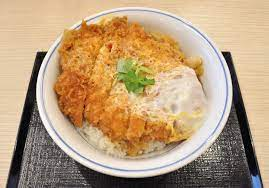
#> input picture ai_service/food_volume_estimation/food_volume_estimation/gadong.png, 269 x 188 px
$ python -i segment_detector.py   (imports and definitions only)   (older library calls are emulated)
#> lines starting #> are read from the running program, lines starting #| are printed output that depends on the picture; after the words box and inside, x2 and y2 are one past the last pixel; in counts of white or black regions, pixels touching at a corner belong together
#> further down, picture is the input picture: shape (188, 269, 3); mean B, G, R 125.1, 158.7, 186.5
import cv2
import numpy as np

from .segment import Segment


class SegmentDetector(object):
    MAIN_CLASS_13 = 1
    MAIN_CLASS_24 = 2

    CONVEXITY_UPWARD = 1
    CONVEXITY_DOWNWARD = 2

    def __init__(self):
        pass

    # [108 lines left out: functions _trace_segment, _decide_convexity, not called in this run]

    @classmethod
    def _truncate_edge_gradient_direction(cls, direction):
        if direction > np.pi / 2:
            return direction - np.pi
        elif direction < -np.pi / 2:
            return direction + np.pi

        return direction

    def detect(self, image):
        """Detects segment from image.

        Args:
            image: A gray scale image contains ellipse.

        Returns:
            A list of segments detected from image. The segments is divided into 4 classes.
        """

        # TODO: You should implement Canny edge detection for boost speed.

        # Detect edge by Canny edge detector
        image_gauss = cv2.GaussianBlur(src=image, ksize=(7, 7), sigmaX=2)
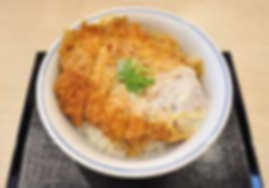
#> image_gauss: shape (188, 269, 3); mean B, G, R 125.1, 158.6, 186.4
        image_edge = cv2.Canny(image=image_gauss, threshold1=10, threshold2=120)
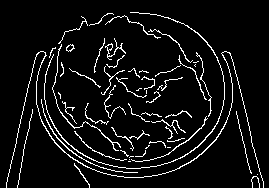
#> image_edge: shape (188, 269); 6.8% white in thin lines or dots, all inside (x1, y1, x2, y2) = (6, 12, 264, 188)

        # Compute pixel gradient direction by Sovel filter
        image_dx = cv2.Sobel(src=image_gauss, ddepth=cv2.CV_32FC1, dx=1, dy=0)
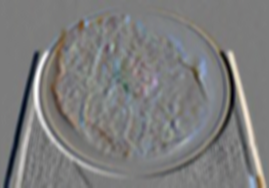
#> image_dx: shape (188, 269, 3) float32; mean B, G, R -0.3, -0.2, -0.1; drawn with min black and max white
        image_dy = cv2.Sobel(src=image_gauss, ddepth=cv2.CV_32FC1, dx=0, dy=1)
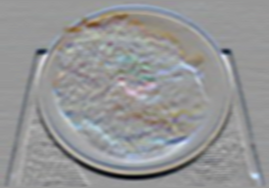
#> image_dy: shape (188, 269, 3) float32; mean B, G, R -4, -5.7, -6.9; drawn with min black and max white

        image_dir = np.arctan2(image_dy, image_dx)
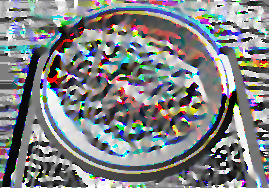
#> image_dir: shape (188, 269, 3) float32; mean B, G, R 0.144, 0.088, 0.0184; drawn with min black and max white
        truncate = np.vectorize(SegmentDetector._truncate_edge_gradient_direction)
        image_dir = truncate(image_dir)
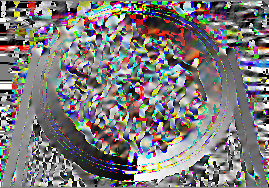
#> image_dir: shape (188, 269, 3) float32; mean B, G, R -0.0653, -0.0643, -0.0302; drawn with min black and max white

        # Divide edge image to 2 class by pixel gradient direction
        image_13 = np.zeros(shape=image.shape, dtype=np.uint8)  # Edge gradient is upward to the right
        image_24 = np.zeros(shape=image.shape, dtype=np.uint8)  # Edge gradient is downward to the right
        for i in range(image.shape[0]):
            for j in range(image.shape[1]):
                if image_edge[i, j]:
                    if image_dir[i, j] > 0:
                        image_13[i, j] = image_edge[i, j]
                    else:
                        image_24[i, j] = image_edge[i, j]
#> image_13: shape (188, 269, 3); every value is 0

        # Detect edge segments
        segments_13 = []
        segments_24 = []

        segment_id = 1

        footprint = np.zeros(shape=image.shape, dtype=np.int)
        for i in range(image.shape[0]):
            for j in range(image.shape[1]):
                if not footprint[i, j] and image_13[i, j]:
                    segment = SegmentDetector._trace_segment(image=image_13, image_dir=image_dir, footprint=footprint, segment_id=segment_id, start=(j, i))

                    if not segment.is_noise() and not segment.is_straight():
                        segment_id += 1
                        segments_13.append(segment)

        for i in range(image.shape[0]):
            for j in range(image.shape[1]):
                if not footprint[i, j] and image_24[i, j]:
                    segment = SegmentDetector._trace_segment(image=image_24, image_dir=image_dir,  footprint=footprint, segment_id=segment_id, start=(j, i))

                    if not segment.is_noise() and not segment.is_straight():
                        segment_id += 1
                        segments_24.append(segment)

        # Decide edge segment convexity direction and divide 4 classes
        segments = [[], [], [], []]

        for segment in segments_13:
            convexity = SegmentDetector._decide_convexity(footprint=footprint, segment=segment, main_class=SegmentDetector.MAIN_CLASS_13)
            if convexity == SegmentDetector.CONVEXITY_UPWARD:
                segment.seg_class = Segment.SEG_CLASS_3
                segments[2].append(segment)
            elif convexity == SegmentDetector.CONVEXITY_DOWNWARD:
                segment.seg_class = Segment.SEG_CLASS_1
                segments[0].append(segment)

        for segment in segments_24:
            convexity = SegmentDetector._decide_convexity(footprint=footprint, segment=segment, main_class=SegmentDetector.MAIN_CLASS_24)
            if convexity == SegmentDetector.CONVEXITY_UPWARD:
                segment.seg_class = Segment.SEG_CLASS_4
                segments[3].append(segment)
            elif convexity == SegmentDetector.CONVEXITY_DOWNWARD:
                segment.seg_class = Segment.SEG_CLASS_2
                segments[1].append(segment)

        return segments

>>> import cv2
>>> picture = cv2.imread('../gadong.png')
#> (the run stopped early here; a loop or call above may not have finished)
